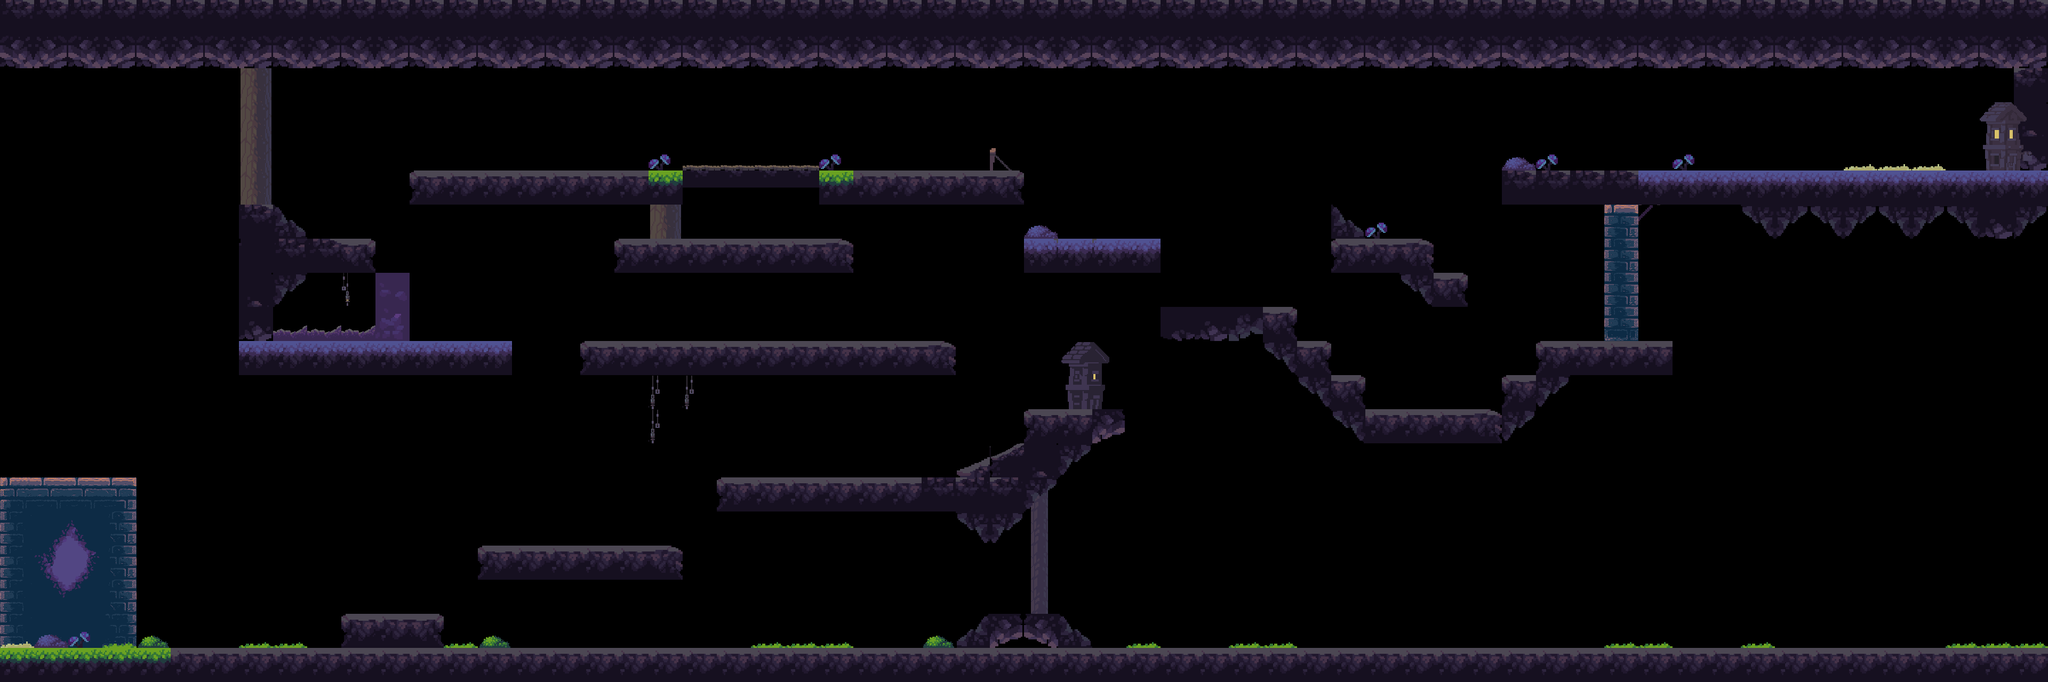

Below is a game level as drawn by its tile map, then a one-line description and the .tmx that defines it (tile-layer data replaced by summaries):
An orthogonal 60x20 tile map with 64x64 px tiles, 3 tile layers (solids, Background, Deco), 3 tilesets.

<map version="1.9" tiledversion="1.9.2" orientation="orthogonal" renderorder="right-down" width="60" height="20" tilewidth="64" tileheight="64" infinite="0" nextlayerid="10" nextobjectid="1">
 <editorsettings>
  <export target="Stage1.tmj" format="json" />
 </editorsettings>
 <tileset firstgid="1" name="BaseTiles" tilewidth="64" tileheight="64" tilecount="100" columns="10">
  <image source="BaseTiles.png" width="640" height="640" />
  <tile id="0">
   <properties>
    <property name="collides=true" type="bool" value="false" />
   </properties>
  </tile>
  <tile id="1">
   <properties>
    <property name="collides=true" type="bool" value="false" />
   </properties>
  </tile>
  <tile id="2">
   <properties>
    <property name="collides=true" type="bool" value="false" />
   </properties>
  </tile>
  <tile id="3">
   <properties>
    <property name="collides=true" type="bool" value="false" />
   </properties>
  </tile>
  <tile id="4">
   <properties>
    <property name="collides=true" type="bool" value="false" />
   </properties>
  </tile>
  <tile id="5">
   <properties>
    <property name="collides=true" type="bool" value="false" />
   </properties>
  </tile>
  <tile id="6">
   <properties>
    <property name="collides=true" type="bool" value="false" />
   </properties>
  </tile>
  <tile id="10">
   <properties>
    <property name="collides=true" type="bool" value="false" />
   </properties>
  </tile>
  <tile id="11">
   <properties>
    <property name="collides=true" type="bool" value="false" />
   </properties>
  </tile>
  <tile id="12">
   <properties>
    <property name="collides=true" type="bool" value="false" />
   </properties>
  </tile>
  <tile id="13">
   <properties>
    <property name="collides=true" type="bool" value="false" />
   </properties>
  </tile>
  <tile id="14">
   <properties>
    <property name="collides=true" type="bool" value="false" />
   </properties>
  </tile>
  <tile id="15">
   <properties>
    <property name="collides=true" type="bool" value="false" />
   </properties>
  </tile>
  <tile id="16">
   <properties>
    <property name="collides=true" type="bool" value="false" />
   </properties>
  </tile>
  <tile id="20">
   <properties>
    <property name="collides=true" type="bool" value="false" />
   </properties>
  </tile>
  <tile id="21">
   <properties>
    <property name="collides=true" type="bool" value="false" />
   </properties>
  </tile>
  <tile id="22">
   <properties>
    <property name="collides=true" type="bool" value="false" />
   </properties>
  </tile>
  <tile id="23">
   <properties>
    <property name="collides=true" type="bool" value="false" />
   </properties>
  </tile>
  <tile id="24">
   <properties>
    <property name="collides=true" type="bool" value="false" />
   </properties>
  </tile>
  <tile id="25">
   <properties>
    <property name="collides=true" type="bool" value="false" />
   </properties>
  </tile>
  <tile id="26">
   <properties>
    <property name="collides=true" type="bool" value="false" />
   </properties>
  </tile>
  <tile id="30">
   <properties>
    <property name="collides=true" type="bool" value="false" />
   </properties>
  </tile>
  <tile id="31">
   <properties>
    <property name="collides=true" type="bool" value="false" />
   </properties>
  </tile>
  <tile id="32">
   <properties>
    <property name="collides=true" type="bool" value="false" />
   </properties>
  </tile>
  <tile id="33">
   <properties>
    <property name="collides=true" type="bool" value="false" />
   </properties>
  </tile>
  <tile id="34">
   <properties>
    <property name="collides=true" type="bool" value="false" />
   </properties>
  </tile>
  <tile id="35">
   <properties>
    <property name="collides=true" type="bool" value="false" />
   </properties>
  </tile>
  <tile id="36">
   <properties>
    <property name="collides=true" type="bool" value="false" />
   </properties>
  </tile>
 </tileset>
 <tileset firstgid="101" name="Dark_lvl0" tilewidth="64" tileheight="64" tilecount="50" columns="10">
  <image source="Dark_lvl0.png" width="640" height="320" />
 </tileset>
 <tileset firstgid="151" name="Dark_lvl4" tilewidth="64" tileheight="64" tilecount="50" columns="10">
  <image source="Dark_lvl4.png" width="640" height="320" />
 </tileset>
 <layer id="9" name="solids" width="60" height="20">
  <data>[1200 cells, 24 non-empty, 9 distinct tile ids]</data>
 </layer>
 <layer id="7" name="Background" width="60" height="20">
  <data>[1200 cells, 332 non-empty, 39 distinct tile ids]</data>
 </layer>
 <layer id="8" name="Deco" width="60" height="20">
  <data>[1200 cells, 121 non-empty, 25 distinct tile ids]</data>
 </layer>
</map>
